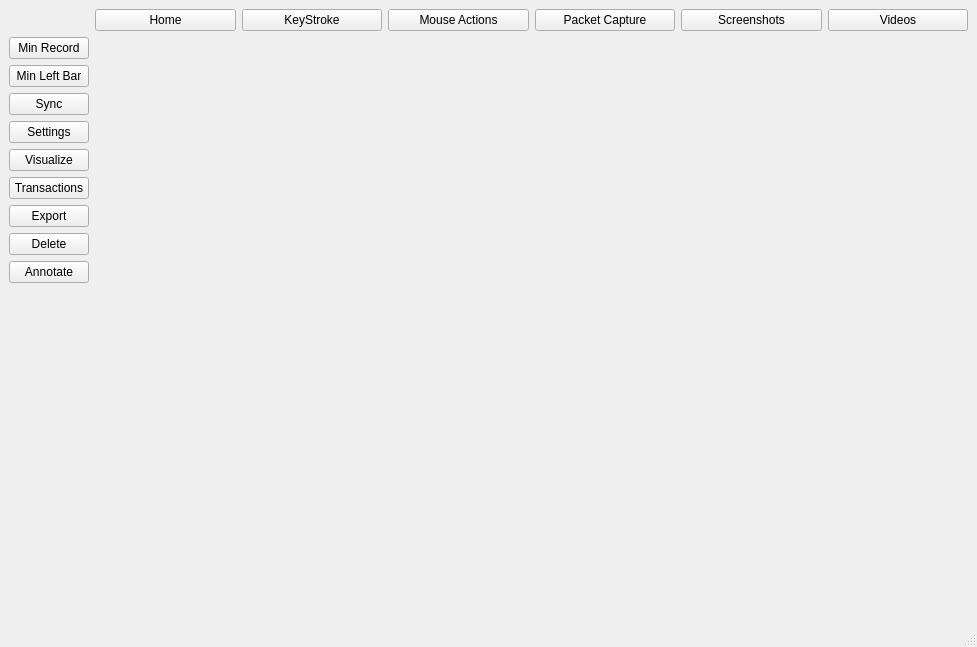
<?xml version="1.0" encoding="UTF-8"?>
<ui version="4.0">
    <class>MainWindow</class>
    <widget class="QMainWindow" name="MainWindow">
        <property name="enabled">
            <bool>true</bool>
        </property>
        <property name="geometry">
            <rect>
                <x>0</x>
                <y>0</y>
                <width>977</width>
                <height>647</height>
            </rect>
        </property>
        <property name="windowTitle">
            <string>MainWindow</string>
        </property>
        <widget class="QWidget" name="centralwidget">
            <layout class="QHBoxLayout" name="horizontalLayout">
                <item>
                    <!-- SIDE BAR  -->
                    <layout class="QGridLayout" name="gridLayout_2">
                        <item row="1" column="0">
                            <layout class="QVBoxLayout" name="verticalLayout">
                                <item>
                                    <widget class="QPushButton" name="miniavert">
                                        <property name="text">
                                            <string>Min Record</string>
                                        </property>
                                    </widget>
                                </item>
                                <item>
                                    <widget class="QPushButton" name="statusbutton">

                                        <property name="text">
                                            <string>Min Left Bar</string>
                                        </property>
                                    </widget>
                                </item>
                                <item>
                                    <widget class="QPushButton" name="homebutton">
                                        <property name="text">
                                            <string>Sync</string>
                                        </property>
                                    </widget>
                                </item>
                                <item>
                                    <widget class="QPushButton" name="settings">
                                        <property name="text">
                                            <string>Settings</string>
                                        </property>
                                    </widget>
                                </item>
                                <item>
                                    <widget class="QPushButton" name="dataviz">
                                        <property name="text">
                                            <string>Visualize</string>
                                        </property>
                                    </widget>
                                </item>
                                <item>
                                    <widget class="QPushButton" name="homebutton">
                                        <property name="text">
                                            <string>Transactions</string>
                                        </property>
                                    </widget>
                                </item>
                                <item>
                                    <widget class="QPushButton" name="export">
                                        <property name="text">
                                            <string>Export</string>
                                        </property>
                                    </widget>
                                </item>
                                <item>
                                    <widget class="QPushButton" name="delete">
                                        <property name="text">
                                            <string>Delete</string>
                                        </property>
                                    </widget>
                                </item>
                                <item>
                                    <widget class="QPushButton" name="annotate">
                                        <property name="text">
                                            <string>Annotate</string>
                                        </property>
                                    </widget>
                                </item>
                                <item>
                                    <spacer name="verticalSpacer">
                                        <property name="orientation">
                                            <enum>Qt::Vertical</enum>
                                        </property>
                                        <property name="sizeHint" stdset="0">
                                            <size>
                                                <width>20</width>
                                                <height>40</height>
                                            </size>
                                        </property>
                                    </spacer>
                                </item>
                            </layout>
                        </item>
                        <!-- Widget Stack -->
                        <item row="1" column="3">
                            <widget class="QStackedWidget" name="stackedWidget">
                                <property name="minimumSize">
                                    <size>
                                        <width>10</width>
                                        <height>0</height>
                                    </size>
                                </property>
                                <property name="styleSheet">
                                    <string notr="true" />
                                </property>
                                <widget class="HomeWidget" name="Home" />
                                <widget class="KeyStrokeWidget" name="KeyStroke" />
                                <widget class="MouseActionsWidget" name="fanpage" />
                                <widget class="PacketCaptureWidget" name="MouseActions" />
                                <widget class="ScreenshotWidget" name="Screenshot" />
                                <widget class="VideoWidget" name="Video" />
                                <widget class="SettingsWidget" name="Settings" />
                                <widget class="VisualizeWidget" name="DataVisualize" />
                                <widget class="DeleteWidget" name="Delete" />
                                <widget class="ExportWidget" name="Export" />
                                <widget class="AnnotateWidget" name="Annotate" />
                            </widget>
                        </item>
                        <!-- TOP BAR  -->
                        <item row="0" column="3">
                            <layout class="QHBoxLayout" name="horizontalLayout_8">
                                <item>
                                    <widget class="QPushButton" name="homebutton">
                                        <property name="text">
                                            <string>Home</string>
                                        </property>
                                    </widget>
                                </item>
                                <item>
                                    <widget class="QPushButton" name="keystroke">
                                        <property name="text">
                                            <string>KeyStroke</string>
                                        </property>
                                    </widget>
                                </item>
                                <item>
                                    <widget class="QPushButton" name="mouseactions">
                                        <property name="text">
                                            <string>Mouse Actions</string>
                                        </property>
                                    </widget>
                                </item>
                                <item>
                                    <widget class="QPushButton" name="packetcapture">
                                        <property name="text">
                                            <string>Packet Capture</string>
                                        </property>
                                    </widget>
                                </item>
                                <item>
                                    <widget class="QPushButton" name="screenshots">
                                        <property name="text">
                                            <string>Screenshots</string>
                                        </property>
                                    </widget>
                                </item>
                                <item>
                                    <widget class="QPushButton" name="videos">
                                        <property name="text">
                                            <string>Videos</string>
                                        </property>
                                    </widget>
                                </item>
                            </layout>
                        </item>
                    </layout>
                </item>
            </layout>
        </widget>
        <widget class="QMenuBar" name="menubar">
            <property name="geometry">
                <rect>
                    <x>0</x>
                    <y>0</y>
                    <width>977</width>
                    <height>21</height>
                </rect>
            </property>
        </widget>
        <widget class="QStatusBar" name="statusbar" />
    </widget>
    <!-- LIST OF WIDGETS -->
    <customwidgets>
        <customwidget>
            <class>HomeWidget</class>
            <extends>QWidget</extends>
            <header>views/Home/Home</header>
            <container>1</container>
        </customwidget>
        <customwidget>
            <class>KeyStrokeWidget</class>
            <extends>QWidget</extends>
            <header>views/KeyStroke/KeyStroke</header>
            <container>1</container>
        </customwidget>
        <customwidget>
            <class>MouseActionsWidget</class>
            <extends>QWidget</extends>
            <header>views/MouseActions/MouseActions</header>
            <container>1</container>
        </customwidget>
        <customwidget>
            <class>PacketCaptureWidget</class>
            <extends>QWidget</extends>
            <header>views/PacketCapture/PacketCapture</header>
            <container>1</container>
        </customwidget>
        <customwidget>
            <class>ScreenshotWidget</class>
            <extends>QWidget</extends>
            <header>views/Screenshot/Screenshot</header>
            <container>1</container>
        </customwidget>
        <customwidget>
            <class>VideoWidget</class>
            <extends>QWidget</extends>
            <header>views/Video/Video</header>
            <container>1</container>
        </customwidget>
        <customwidget>
            <class>SettingsWidget</class>
            <extends>QWidget</extends>
            <header>views/Settings/Settings</header>
            <container>1</container>
        </customwidget>
        <customwidget>
            <class>VisualizeWidget</class>
            <extends>QWidget</extends>
            <header>views/Visualize/Visualize</header>
            <container>1</container>
        </customwidget>
        <customwidget>
            <class>DeleteWidget</class>
            <extends>QWidget</extends>
            <header>views/Delete/Delete</header>
            <container>1</container>
        </customwidget>
        <customwidget>
            <class>ExportWidget</class>
            <extends>QWidget</extends>
            <header>views/Export/Export</header>
            <container>1</container>
        </customwidget>
        <customwidget>
            <class>AnnotateWidget</class>
            <extends>QWidget</extends>
            <header>views/Annotate/Annotate</header>
            <container>1</container>
        </customwidget>
    </customwidgets>
    <resources />
    <connections />
</ui>
